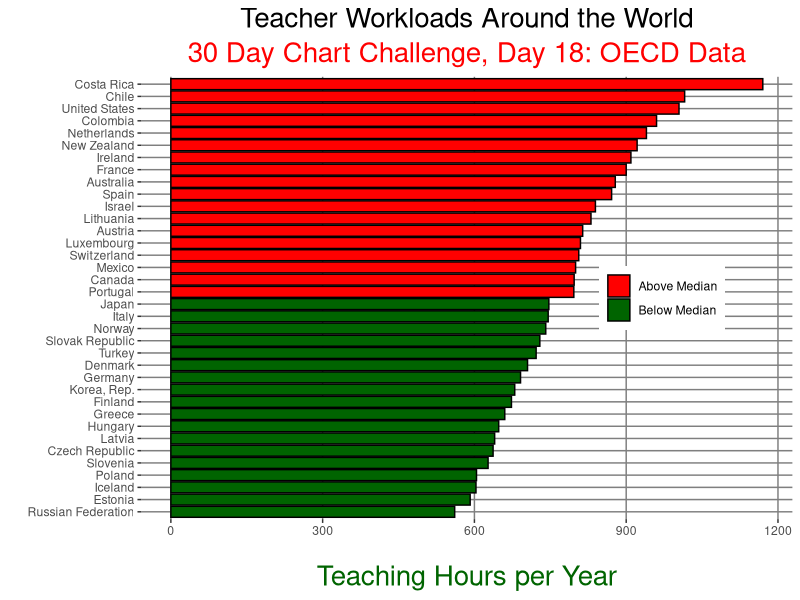

Source code (R):
## ---- chunk 1
knitr::opts_chunk$set(echo = TRUE)
library("sf") #handle shape files
library("tidyverse")
## ---- chunk 2
# load shape file
# https://ec.europa.eu/eurostat/web/gisco/geodata/reference-data/administrative-units-statistical-units/countries
# countries_shp <- st_read("CNTR_BN_60M_2020_4326_INLAND.shp/CNTR_BN_60M_2020_4326_INLAND.shp")
# countries_shp <- st_read("CNTR_BN_60M_2020_3035.shp/CNTR_BN_60M_2020_3035.shp")

# for later, the average amount of teaching hours per year was 996.1716
# (for today, I simply cleaned through the data file in Excel, and manually typed in the country codes)

# NEVERMIND, I don't know presently how to work with the European shape files
# that don't have the country names?!??

# https://data.oecd.org/teachers/teaching-hours.htm
d18_data_raw <- readr::read_csv("DP_LIVE_19042022073753254.csv")

# https://wits.worldbank.org/wits/wits/witshelp/content/codes/country_codes.htm
country_codes <- readxl::read_xlsx("country_codes.xlsx")
## ---- chunk 3
d18_data <- d18_data_raw |>
  filter(SUBJECT == "PRY") |>   #focus on primary schools
  filter(LOCATION != "OAVG") |> #do not need this overall average
  group_by(LOCATION) |>         #for each country ...
  filter(TIME == max(TIME)) |>  #... retain only most recent statistic
  ungroup()

# attach full names of countries (rather than using 3-letter codes)
d18_data <- d18_data |>
  left_join(country_codes, by = c("LOCATION" = "iso3")) |>
  select(country, Value)

# compute median
overall_median = median(d18_data$Value)

# make categorical variable for funsies
d18_data <- d18_data |>
  mutate(above_below = ifelse(Value > overall_median, "Above Median", "Below Median"))
## ---- chunk 4
d18_plot <- d18_data |>
  ggplot(aes(x = reorder(country, Value), y = Value,
             fill = above_below)) +
  geom_bar(color = "black", stat = "identity") +
  scale_fill_manual(values = c("red", "darkgreen")) +
  coord_flip() +
  labs(title = "Teacher Workloads Around the World",
       subtitle = "30 Day Chart Challenge, Day 18: OECD Data",
       caption = "Teaching Hours per Year",
       x = "",
       y = "") +
  theme(#axis.text.x = element_blank(),
        #axis.text.y = element_blank(),
        #axis.ticks = element_blank(),
        legend.position = c(0.8, 0.5),
        legend.title = element_blank(),
        panel.background = element_rect(fill = "white"),
        panel.grid.major = element_line(color = "gray50"),
        panel.grid.minor = element_blank(),
        plot.caption = element_text(color = "darkgreen", hjust = 0.5, size = 20),
        plot.subtitle = element_text(color = "red", hjust = 0.5, size = 20),
        plot.title = element_text(color = "#000000", hjust = 0.5, size = 20))
